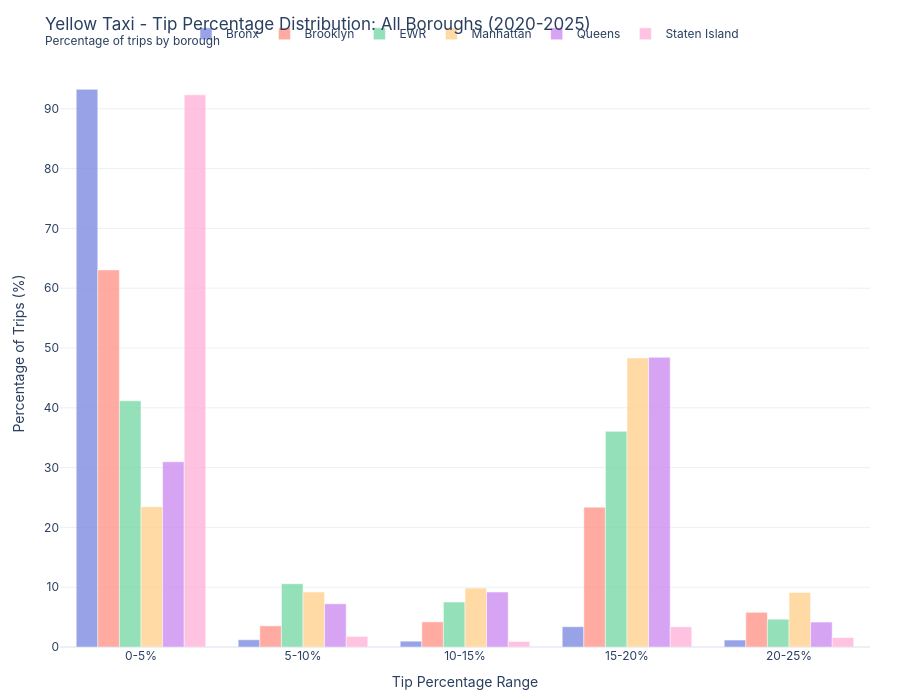

Notebook code cell kept with this figure:
### Code cell
temp_05_tips_distribution_all_boroughs(df, None)

#temp_05_tips_distribution_all_boroughs(None, TABLES_DIR / "temp_05_tips_distribution_all_boroughs.csv")

### Figure 1 — Plotly figure (JSON) as saved in the notebook; plotly's stock layout.template omitted (floating-point values rounded to 4 significant figures)
{"data": [{"customdata": [297785, 3870, 3112, 10837, 3723], "hovertemplate": "Bronx<br>Range: %{x}<br>% of trips: %{y:.1f}%<br>Trips: %{customdata:,.0f}<extra></extra>", "marker": {"color": "#7F8DE2"}, "name": "Bronx", "opacity": 0.8, "type": "bar", "x": ["0-5%", "5-10%", "10-15%", "15-20%", "20-25%"], "y": [93.25, 1.212, 0.9745, 3.394, 1.166]}, {"customdata": [843424, 47313, 56277, 312813, 77571], "hovertemplate": "Brooklyn<br>Range: %{x}<br>% of trips: %{y:.1f}%<br>Trips: %{customdata:,.0f}<extra></extra>", "marker": {"color": "#FF978A"}, "name": "Brooklyn", "opacity": 0.8, "type": "bar", "x": ["0-5%", "5-10%", "10-15%", "15-20%", "20-25%"], "y": [63.06, 3.538, 4.208, 23.39, 5.8]}, {"customdata": [1062, 273, 194, 930, 120], "hovertemplate": "EWR<br>Range: %{x}<br>% of trips: %{y:.1f}%<br>Trips: %{customdata:,.0f}<extra></extra>", "marker": {"color": "#7ADAA8"}, "name": "EWR", "opacity": 0.8, "type": "bar", "x": ["0-5%", "5-10%", "10-15%", "15-20%", "20-25%"], "y": [41.18, 10.59, 7.522, 36.06, 4.653]}, {"customdata": [40467149, 15890215, 16987381, 83367025, 15747013], "hovertemplate": "Manhattan<br>Range: %{x}<br>% of trips: %{y:.1f}%<br>Trips: %{customdata:,.0f}<extra></extra>", "marker": {"color": "#FFD28E"}, "name": "Manhattan", "opacity": 0.8, "type": "bar", "x": ["0-5%", "5-10%", "10-15%", "15-20%", "20-25%"], "y": [23.46, 9.214, 9.85, 48.34, 9.131]}, {"customdata": [4586932, 1069841, 1359601, 7172498, 618005], "hovertemplate": "Queens<br>Range: %{x}<br>% of trips: %{y:.1f}%<br>Trips: %{customdata:,.0f}<extra></extra>", "marker": {"color": "#CC8EF0"}, "name": "Queens", "opacity": 0.8, "type": "bar", "x": ["0-5%", "5-10%", "10-15%", "15-20%", "20-25%"], "y": [30.98, 7.225, 9.182, 48.44, 4.174]}, {"customdata": [7258, 139, 73, 266, 124], "hovertemplate": "Staten Island<br>Range: %{x}<br>% of trips: %{y:.1f}%<br>Trips: %{customdata:,.0f}<extra></extra>", "marker": {"color": "#FFB4D9"}, "name": "Staten Island", "opacity": 0.8, "type": "bar", "x": ["0-5%", "5-10%", "10-15%", "15-20%", "20-25%"], "y": [92.34, 1.768, 0.9288, 3.384, 1.578]}], "layout": {"barmode": "group", "font": {"family": "Inter, sans-serif", "size": 12}, "height": 700, "hovermode": "x unified", "legend": {"orientation": "h", "x": 0.5, "xanchor": "center", "y": 1.02, "yanchor": "bottom"}, "margin": {"b": 50, "l": 60, "r": 30, "t": 60}, "title": {"text": "Yellow Taxi - Tip Percentage Distribution: All Boroughs (2020-2025)<br><sup>Percentage of trips by borough</sup>"}, "xaxis": {"title": {"text": "Tip Percentage Range"}}, "yaxis": {"title": {"text": "Percentage of Trips (%)"}}}}
